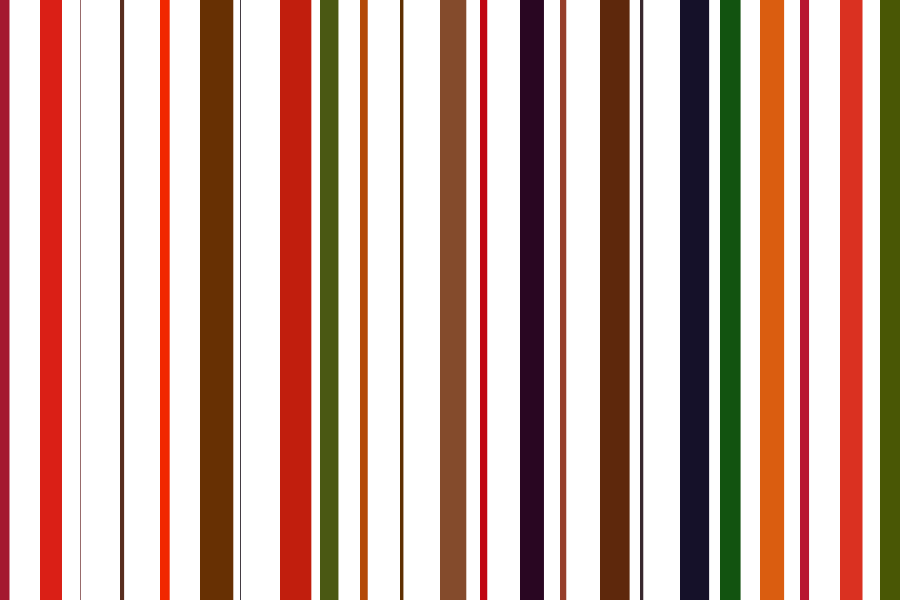
Frame 1 (no input)
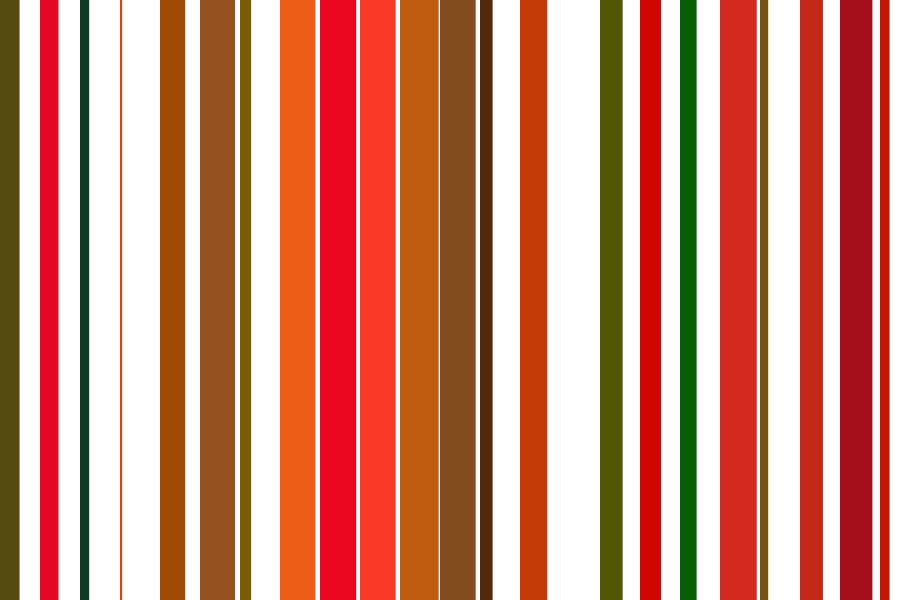
Frame 2 (the mouse pressed at the canvas centre, redrawn once)

The Processing sketch that drew these frames (run headless with seeded random() and noise(); the mouse was pressed at the canvas centre and the sketch redrawn once):

// Processing sketch: processing_7720
// ── processing_7720.pde

int stripewidth = 20; // width of our stripes
int stripespacing = 40; // space between stripes
int numstripes= 40; // how many stripes
int striperandomness = 20; // how much randomness


void setup() {
  size(900,600);
  background(255);
}

void draw(){
  noLoop();
  // iteration - doing things lots of times

  fill(100);
  noStroke();
  background(255);

  for(int i=0; i < numstripes; i++){ // a for loop // can have nested commands 
    // declare int here because it only exists for loop
    // make the counter - 1;
    // continue while this true - 1 < 120
    // do this each time you lopp - i++ - increase i by one integer each time, could also be i=i+1
    fill(random(255),random(100),random(50));
    rect(i*stripespacing,0,stripewidth + random(-striperandomness,striperandomness),600); // rect x,y,width,height
  }
}

void mousePressed(){
  redraw();
}
